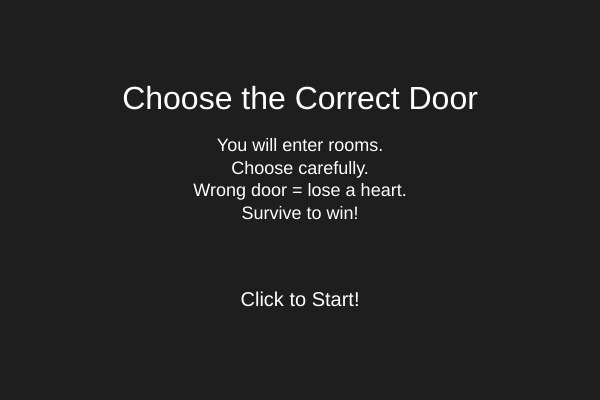
Frame 1 (no input)
Frame 60 (no input): identical to frame 1, image omitted
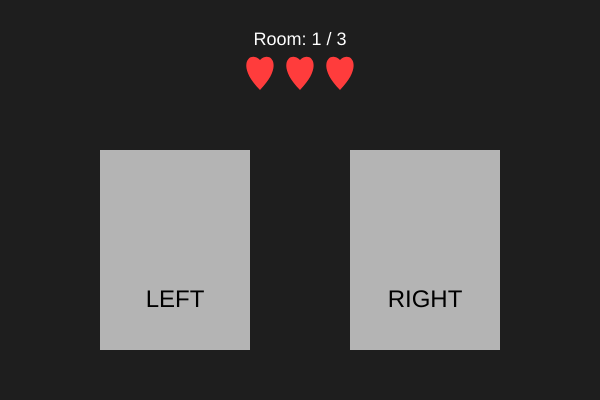
Frame 120 (the mouse pressed at the canvas centre since frame 60)

The p5.js sketch that drew these frames (run headless with seeded random() and noise() and a simulated clock; from frame 60 on, the mouse is pressed at the canvas centre):

// p5.js sketch
// ── sketch.js
let state = "instructions"; // instructions, game, win, lose

function setup() {
  createCanvas(600, 400);
  textAlign(CENTER, CENTER);
  resetGame();
}

function draw() {
  background(30);

  if (state === "instructions") {
    drawInstructions();
  } 
  else if (state === "game") {
    drawGame();
  } 
  else if (state === "win") {
    drawWin();
  } 
  else if (state === "lose") {
    drawLose();
  }
}

function mousePressed() {
  if (state === "instructions") instructionsMouse();
  else if (state === "game") gameMouse();
  else if (state === "win") winMouse();
  else if (state === "lose") loseMouse();
}

// ── game.js
let health;
let room;
let correctDoor;
let hoverDoor = -1; // -1 = none, 0 = left, 1 = right
let flash = 0; // intensity of red flash


function resetGame() {
  health = 3;
  room = 1;
  newRoom();
}

function drawDoors() {
  hoverDoor = -1;

  // Left door
  if (mouseX > 100 && mouseX < 250 && mouseY > 150 && mouseY < 350) {
    hoverDoor = 0;
  }

  // Right door
  if (mouseX > 350 && mouseX < 500 && mouseY > 150 && mouseY < 350) {
    hoverDoor = 1;
  }

  // Left door visuals
  if (hoverDoor === 0) {
    fill(230);
    stroke(255);
    strokeWeight(4);
  } else {
    fill(180);
    noStroke();
  }
  rect(100, 150, 150, 200);

  // Right door visuals
  if (hoverDoor === 1) {
    fill(230);
    stroke(255);
    strokeWeight(4);
  } else {
    fill(180);
    noStroke();
  }
  rect(350, 150, 150, 200);

  // Labels
  noStroke();
  fill(0);
  textSize(24);
  text("LEFT", 175, 300);
  text("RIGHT", 425, 300);
}
function drawHeart(x, y, s) {
  push();
  translate(x, y);
  scale(s / 20);

  noStroke();
  fill(255, 60, 60);

  beginShape();
  vertex(0, -10);
  bezierVertex(-10, -20, -25, -5, 0, 20);
  bezierVertex(25, -5, 10, -20, 0, -10);
  endShape(CLOSE);

  pop();
}

function drawHearts() {
  let startX = width / 2 - (health - 1) * 20;
  let y = 70;
  let size = 20;

  for (let i = 0; i < health; i++) {
    drawHeart(startX + i * 40, y, size);
  }
}

function drawGame() {
  drawDoors();
  drawHUD();
  drawHearts();

  // RED FLASH EFFECT
  if (flash > 0) {
    fill(255, 0, 0, flash); // semi-transparent red
    rect(0, 0, width, height);
    flash -= 10; // fade out quickly
  }
}


function drawHUD() {
  fill(255);
  textSize(18);
  textAlign(CENTER, CENTER);
  text("Room: " + room + " / 3", width / 2, 40);
}

function newRoom() {
  correctDoor = floor(random(2));
}

function gameMouse() {
  // left door
  if (mouseX > 100 && mouseX < 250 && mouseY > 150 && mouseY < 350) {
    checkChoice(0);
  }

  // right door
  if (mouseX > 350 && mouseX < 500 && mouseY > 150 && mouseY < 350) {
    checkChoice(1);
  }
}
function checkChoice(choice) {
  if (choice !== correctDoor) {
    health--;
    flash = 150; // trigger red flash
  }

  room++;

  if (health <= 0) {
    state = "lose";
  } else if (room > 3) {
    state = "win";
  } else {
    newRoom();
  }
}

// ── instructions.js
function drawInstructions() {
  fill(255);
  textSize(32);
  text("Choose the Correct Door", width / 2, 100);

  textSize(18);
  text(
    "You will enter rooms.\nChoose carefully.\nWrong door = lose a heart.\nSurvive to win!",
    width / 2,
    180,
  );

  textSize(20);
  text("Click to Start!", width / 2, 300);
}

function instructionsMouse() {
  state = "game";
}

// ── lose.js
// Array for rain particles
let rain = [];

function drawLose() {
  background(50, 20, 20); // Dark red background

  // LOSE TEXT
  fill(255, 0, 0);
  textSize(40);
  textAlign(CENTER, CENTER);
  text("YOU LOST", width / 2, height / 2);

  textSize(20);
  text("Click to Try Again", width / 2, height / 2 + 60);

  for (let i = 0; i < 5; i++) {
    rain.push(newDrop());
  }

  // Update and display rain
  for (let i = rain.length - 1; i >= 0; i--) {
    rain[i].update();
    rain[i].show();

    // Remove raindrops off the screen
    if (rain[i].y > height) {
      rain.splice(i, 1);
    }
  }
}

function newDrop() {
  return {
    x: random(width),
    y: -10,
    len: random(10, 20),
    speed: random(4, 10),

    update: function () {
      this.y += this.speed;
    },

    show: function () {
      stroke(150, 150, 255); // Light blue rain
      strokeWeight(2);
      line(this.x, this.y, this.x, this.y + this.len);
    },
  };
}

function loseMouse() {
  rain = []; // Clear rain when restarting
  resetGame(); // Reset game variables
  state = "instructions"; // Go back to instructions
}

// ── win.js
// Confetti array
let confetti = [];

function drawWin() {
  background(20, 120, 60); // Dark green background

  // WIN TEXT
  fill(0, 255, 100);
  textSize(40);
  textAlign(CENTER, CENTER);
  text("YOU WIN!", width / 2, height / 2);

  textSize(20);
  text("Click to Play Again", width / 2, height / 2 + 60);


  for (let i = 0; i < 5; i++) {
    confetti.push(newConfetti());
  }

  // Update and display confetti
  for (let i = confetti.length - 1; i >= 0; i--) {
    confetti[i].update();
    confetti[i].show();

    // Remove confetti that falls off screen
    if (confetti[i].y > height) {
      confetti.splice(i, 1);
    }
  }
}

function newConfetti() {
  return {
    x: random(width),
    y: -10,
    size: random(5, 12),
    speed: random(2, 6),
    color: color(random(255), random(255), random(255)),

    update: function() {
      this.y += this.speed;
    },

    show: function() {
      fill(this.color);
      noStroke();
      rect(this.x, this.y, this.size, this.size);
    }
  };
}


function winMouse() {
  confetti = [];       // Clear confetti when restarting
  resetGame();         // Reset game variables
  state = "instructions"; // Go back to instructions
}
